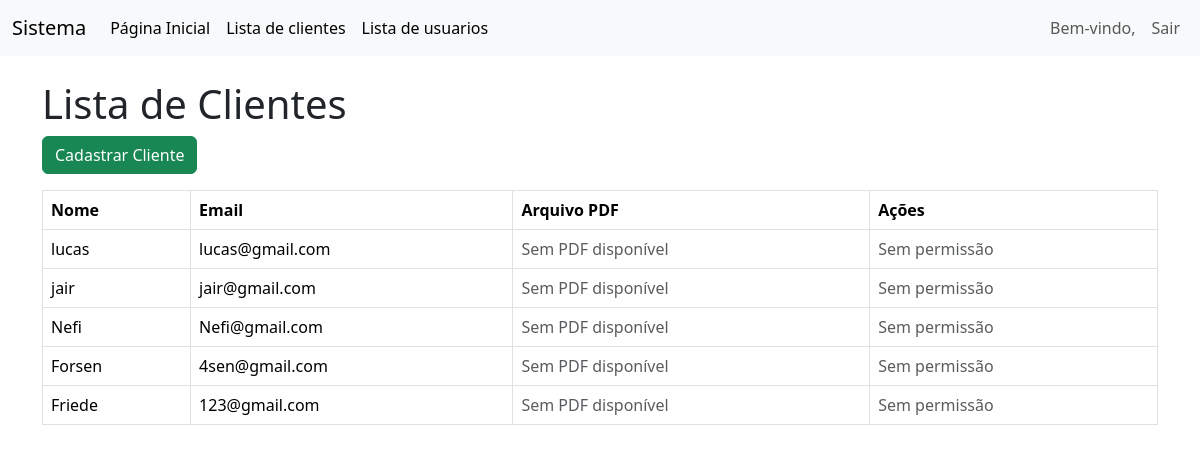
The app's page /lista_clientes.php with its own data.
### tables this page shows
CREATE TABLE `clientes` (
  `id` int(11) NOT NULL,
  `nome` varchar(255) NOT NULL,
  `email` varchar(255) NOT NULL,
  `arquivo_pdf` varchar(255) NOT NULL
);

### lista_clientes.php (the view, shortened to what this page needs)
<?php
include 'conexao.php';
include 'menu.php';
$clientes = $conn->query("SELECT * FROM clientes")->fetchAll(PDO::FETCH_ASSOC);
$temAcessoAdmin = isset($_SESSION['nivel_acesso']) && $_SESSION['nivel_acesso'] === 'ADMINISTRADOR';
?>
<!DOCTYPE html>
<html lang="pt-br">
<head>
    <link href="https://cdn.jsdelivr.net/npm/bootstrap@5.3.3/dist/css/bootstrap.min.css" rel="stylesheet">
</head>
<body>
    <div class="container">
        <h1 class="mt-4">Lista de Clientes</h1>
        <a href="cadastrar.php" class="btn btn-success mb-3">Cadastrar Cliente</a>
        <table class="table table-bordered">
            <thead>
                <tr>
                    <th>Nome</th>
                    <th>Email</th>
                    <th>Arquivo PDF</th>
                    <th>Ações</th>
                </tr>
            </thead>
            <tbody>
                <?php foreach ($clientes as $cliente): ?>
                    <tr>
                        <td><?= htmlspecialchars($cliente['nome']) ?></td>
                        <td><?= htmlspecialchars($cliente['email']) ?></td>
                        <td>
                            <?php if (!empty($cliente['arquivo_pdf']) && file_exists("uploads/{$cliente['arquivo_pdf']}")): ?>
                                <a href="uploads/<?= htmlspecialchars($cliente['arquivo_pdf']) ?>" target="_blank">Ver PDF</a>
                            <?php else: ?>
                                <span class="text-muted">Sem PDF disponível</span>
                            <?php endif; ?>
                        </td>
                        <td>
                            <?php if ($temAcessoAdmin): ?>
                                <a href="editar.php?id=<?= $cliente['id'] ?>" class="btn btn-warning btn-sm">Editar</a>
                                <a href="excluir.php?id=<?= $cliente['id'] ?>" class="btn btn-danger btn-sm" onclick="return confirm('A exclusão é permanente! Tem certeza disso?')">Excluir</a>
                            <?php else: ?>
                                <span class="text-muted">Sem permissão</span>
                            <?php endif; ?>
                        </td>
                    </tr>
                <?php endforeach; ?>
            </tbody>
        </table>
    </div>
</body>
</html>

### menu.php (shortened to what this page needs)
<nav class="navbar navbar-expand-lg navbar-light bg-light">
  <div class="container-fluid">
    <a class="navbar-brand" href="#">Sistema</a>
<div class="collapse navbar-collapse" id="navbarNav">
  <ul class="navbar-nav me-auto">
    <li class="nav-item">
      <a class="nav-link active" aria-current="page" href="#">Página Inicial</a>
    </li>
    <li class="nav-item">
        <a class="nav-link active" aria-current="page" href="lista_clientes.php">Lista de clientes</a>
    </li>
    <li class="nav-item">
        <a class="nav-link active" aria-current="page" href="lista_usuarios.php">Lista de usuarios</a>
    </li>
</ul>
<ul class="navbar-nav ml-auto">
  <li class="nav-item">
    <span class="nav-link">Bem-vindo, <?php echo $_SESSION['nome_usuario'];
    ?></span>
    </li>
    <li class="nav-item">
      <a class="nav-link btn btn-outline-danger" href="logout.php">Sair</a>
</li>
</ul>
</div>
</div>
</nav>
<link href="https://cdn.jsdelivr.net/npm/bootstrap@5.3.0-alpha1/dist/css/bootstrap.min.css" rel="stylesheet">

### records on screen
clientes: nome "lucas", email "lucas@gmail.com", shows "Sem PDF disponível"
clientes: nome "jair", email "jair@gmail.com", shows "Sem PDF disponível"
clientes: nome "Nefi", email "Nefi@gmail.com", shows "Sem PDF disponível"
clientes: nome "Forsen", email "4sen@gmail.com", shows "Sem PDF disponível"
clientes: nome "Friede", email "123@gmail.com", shows "Sem PDF disponível"
